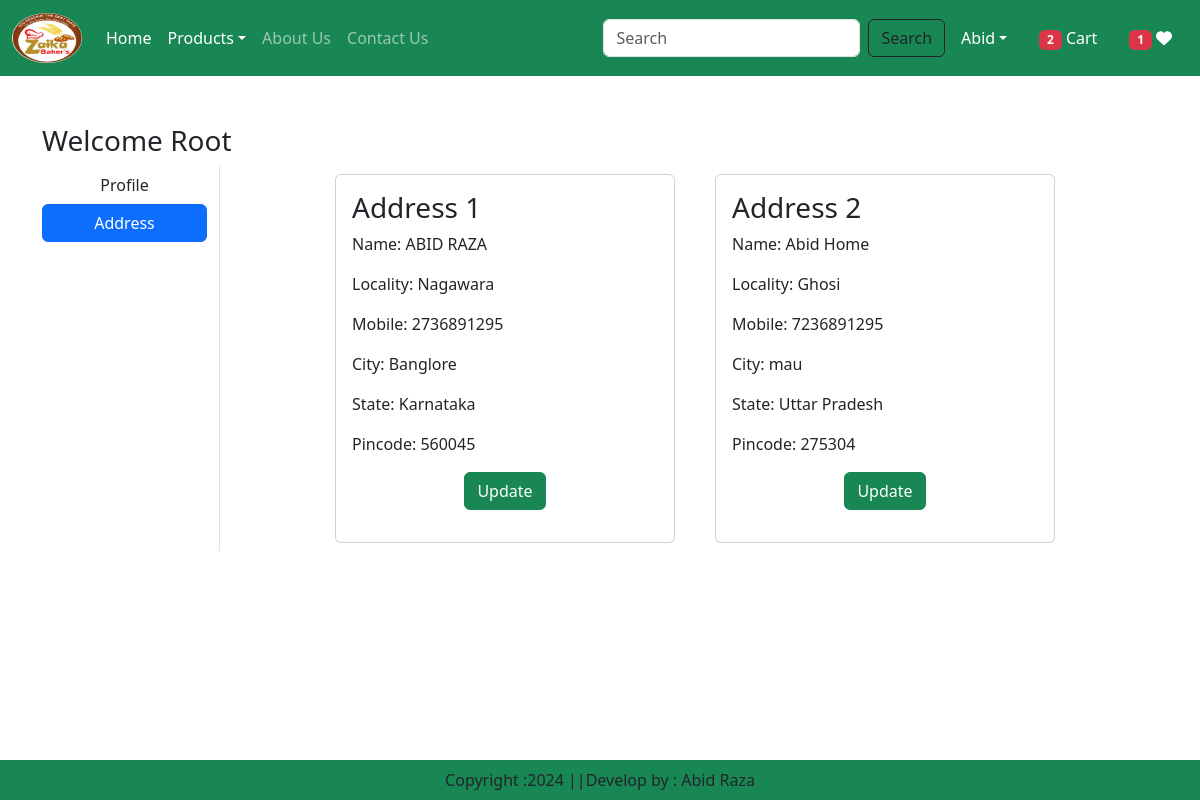
The page /address/ (signed in) on the database its author committed.
### app/models.py (models this page shows, shortened)
class Customer(models.Model):
    user = models.ForeignKey(User, on_delete=models.CASCADE)
    name = models.CharField(max_length=200)
    locality = models.CharField(max_length=200)
    city = models.CharField(max_length=50)
    mobile = models.IntegerField(default=0)
    zipcode = models.IntegerField()
    state = models.CharField(choices=STATE_CHOICES, max_length=100)

### app/views.py (the view)
# urls.py: path('address/', views.address, name='address'),
@login_required
def address(request):
    totalitem = 0
    wishitem = 0
    if request.user.is_authenticated:
        totalitem = len(Cart.objects.filter(user=request.user))
        wishitem = len(Wishlist.objects.filter(user=request.user))
    add = Customer.objects.filter(user=request.user)
    return render(request, 'app/address.html', locals())

### app/templates/app/address.html (shortened to what this page needs)
{% extends 'app/base.html' %}
{% load static %}
{% block main_content %}
  <div class="container my-5">
    <div class="row">
      <h3>Welcome <span class="text-capitalize">{{ request.user }}</span></h3>
      <div class="col-sm-2 border-end">
        <ul class="list-unstyled">
          <li class="d-grid">
            <a href="{% url 'profile' %}" class="btn">Profile</a>
          </li>
          <li class="d-grid">
            <a href="{% url 'address' %}" class="btn btn-primary">Address</a>
          </li>
        </ul>
      </div>
      <div class="col-sm-8 offset-sm-1">
        <div class="row">
          {% for ad in add %}
            <div class="col-sm-6">
              <div class="card m-2">
                <div class="card-body">
                  <h3>Address {{ forloop.counter }}</h3>
                  <p>Name: {{ ad.name }}</p>
                  <p>Locality: {{ ad.locality }}</p>
                  <p>Mobile: {{ ad.mobile }}</p>
                  <p>City: {{ ad.city }}</p>
                  <p>State: {{ ad.state }}</p>
                  <p>Pincode: {{ ad.zipcode }}</p>
                  <p class="text-center">
                    <a href="{% url 'updateAddress' ad.id %}" type="button" class="btn btn-success">Update</a>
                  </p>
                </div>
              </div>
            </div>
          {% endfor %}
        </div>
      </div>
    </div>
  </div>
{% endblock %}

### rows shown on the page
Customer: name "ABID RAZA", locality "Nagawara", mobile "2736891295", city "Banglore", state "Karnataka", zipcode "560045"
Customer: name "Abid Home", locality "Ghosi", mobile "7236891295", city "mau", state "Uttar Pradesh", zipcode "275304"

### other values the page prints
{{ totalitem }} "2"
{{ wishitem }} "1"
{{ request.user }} "Root"
